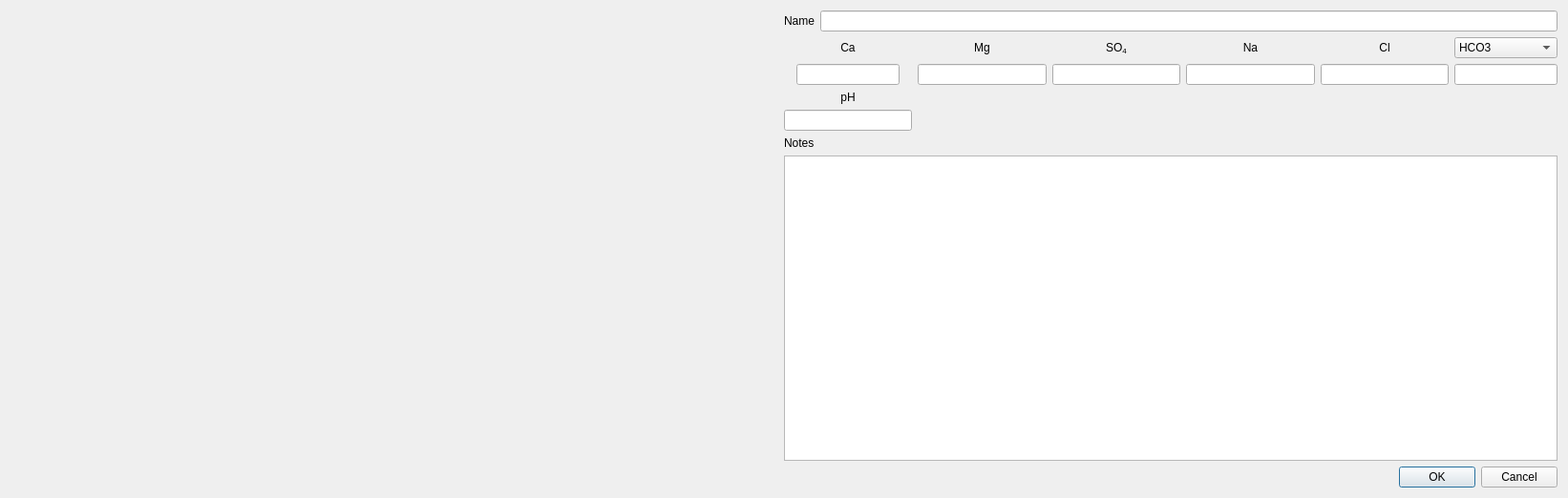
<?xml version="1.0" encoding="UTF-8"?>
<ui version="4.0">
 <class>waterEditor</class>
 <widget class="QDialog" name="waterEditor">
  <property name="geometry">
   <rect>
    <x>0</x>
    <y>0</y>
    <width>1642</width>
    <height>512</height>
   </rect>
  </property>
  <property name="mouseTracking">
   <bool>false</bool>
  </property>
  <property name="windowTitle">
   <string>Edit Water</string>
  </property>
  <layout class="QGridLayout" name="gridLayout_2">
   <item row="0" column="0" rowspan="4">
    <widget class="RadarChart" name="waterEditRadarChart" native="true">
     <property name="sizePolicy">
      <sizepolicy hsizetype="Expanding" vsizetype="Expanding">
       <horstretch>0</horstretch>
       <verstretch>0</verstretch>
      </sizepolicy>
     </property>
     <property name="minimumSize">
      <size>
       <width>500</width>
       <height>500</height>
      </size>
     </property>
    </widget>
   </item>
   <item row="0" column="1" colspan="2">
    <layout class="QFormLayout" name="formLayout">
     <item row="0" column="0">
      <widget class="QLabel" name="label_name">
       <property name="text">
        <string>Name</string>
       </property>
      </widget>
     </item>
     <item row="0" column="1">
      <widget class="QLineEdit" name="lineEdit_name">
       <property name="sizePolicy">
        <sizepolicy hsizetype="MinimumExpanding" vsizetype="Fixed">
         <horstretch>0</horstretch>
         <verstretch>0</verstretch>
        </sizepolicy>
       </property>
       <property name="minimumSize">
        <size>
         <width>500</width>
         <height>0</height>
        </size>
       </property>
      </widget>
     </item>
    </layout>
   </item>
   <item row="1" column="1" colspan="2">
    <layout class="QGridLayout" name="gridLayout">
     <item row="0" column="0">
      <widget class="QLabel" name="label_ca">
       <property name="sizePolicy">
        <sizepolicy hsizetype="Expanding" vsizetype="Preferred">
         <horstretch>0</horstretch>
         <verstretch>0</verstretch>
        </sizepolicy>
       </property>
       <property name="text">
        <string notr="true">Ca</string>
       </property>
       <property name="alignment">
        <set>Qt::AlignCenter</set>
       </property>
      </widget>
     </item>
     <item row="0" column="1">
      <widget class="QLabel" name="label_mg">
       <property name="sizePolicy">
        <sizepolicy hsizetype="Expanding" vsizetype="Preferred">
         <horstretch>0</horstretch>
         <verstretch>0</verstretch>
        </sizepolicy>
       </property>
       <property name="text">
        <string notr="true">Mg</string>
       </property>
       <property name="alignment">
        <set>Qt::AlignCenter</set>
       </property>
      </widget>
     </item>
     <item row="0" column="2">
      <widget class="QLabel" name="label_so4">
       <property name="sizePolicy">
        <sizepolicy hsizetype="Expanding" vsizetype="Preferred">
         <horstretch>0</horstretch>
         <verstretch>0</verstretch>
        </sizepolicy>
       </property>
       <property name="text">
        <string notr="true">SO&lt;sub&gt;4&lt;/sub&gt;</string>
       </property>
       <property name="textFormat">
        <enum>Qt::RichText</enum>
       </property>
       <property name="alignment">
        <set>Qt::AlignCenter</set>
       </property>
      </widget>
     </item>
     <item row="0" column="3">
      <widget class="QLabel" name="label_na">
       <property name="sizePolicy">
        <sizepolicy hsizetype="Expanding" vsizetype="Preferred">
         <horstretch>0</horstretch>
         <verstretch>0</verstretch>
        </sizepolicy>
       </property>
       <property name="text">
        <string notr="true">Na</string>
       </property>
       <property name="alignment">
        <set>Qt::AlignCenter</set>
       </property>
      </widget>
     </item>
     <item row="0" column="4">
      <widget class="QLabel" name="label_cl">
       <property name="sizePolicy">
        <sizepolicy hsizetype="Expanding" vsizetype="Preferred">
         <horstretch>0</horstretch>
         <verstretch>0</verstretch>
        </sizepolicy>
       </property>
       <property name="text">
        <string notr="true">Cl</string>
       </property>
       <property name="alignment">
        <set>Qt::AlignCenter</set>
       </property>
      </widget>
     </item>
     <item row="0" column="5">
      <widget class="QComboBox" name="comboBox_alk">
       <item>
        <property name="text">
         <string notr="true">HCO3</string>
        </property>
       </item>
       <item>
        <property name="text">
         <string notr="true">CaCO3</string>
        </property>
       </item>
      </widget>
     </item>
     <item row="1" column="0">
      <layout class="QHBoxLayout" name="horizontalLayout">
       <item>
        <widget class="BtGenericEdit" name="lineEdit_ca">
         <property name="sizePolicy">
          <sizepolicy hsizetype="Maximum" vsizetype="Fixed">
           <horstretch>0</horstretch>
           <verstretch>0</verstretch>
          </sizepolicy>
         </property>
         <property name="minimumSize">
          <size>
           <width>50</width>
           <height>0</height>
          </size>
         </property>
         <property name="maximumSize">
          <size>
           <width>16777215</width>
           <height>16777215</height>
          </size>
         </property>
        </widget>
       </item>
      </layout>
     </item>
     <item row="1" column="1">
      <layout class="QHBoxLayout" name="horizontalLayout_2">
       <item>
        <widget class="BtGenericEdit" name="lineEdit_mg">
         <property name="sizePolicy">
          <sizepolicy hsizetype="Preferred" vsizetype="Fixed">
           <horstretch>0</horstretch>
           <verstretch>0</verstretch>
          </sizepolicy>
         </property>
         <property name="minimumSize">
          <size>
           <width>50</width>
           <height>0</height>
          </size>
         </property>
         <property name="maximumSize">
          <size>
           <width>16777215</width>
           <height>16777215</height>
          </size>
         </property>
        </widget>
       </item>
      </layout>
     </item>
     <item row="1" column="2">
      <layout class="QHBoxLayout" name="horizontalLayout_3">
       <item>
        <widget class="BtGenericEdit" name="lineEdit_so4">
         <property name="sizePolicy">
          <sizepolicy hsizetype="Preferred" vsizetype="Fixed">
           <horstretch>0</horstretch>
           <verstretch>0</verstretch>
          </sizepolicy>
         </property>
         <property name="minimumSize">
          <size>
           <width>50</width>
           <height>0</height>
          </size>
         </property>
         <property name="maximumSize">
          <size>
           <width>16777215</width>
           <height>16777215</height>
          </size>
         </property>
        </widget>
       </item>
      </layout>
     </item>
     <item row="1" column="3">
      <layout class="QHBoxLayout" name="horizontalLayout_4">
       <item>
        <widget class="BtGenericEdit" name="lineEdit_na">
         <property name="sizePolicy">
          <sizepolicy hsizetype="Preferred" vsizetype="Fixed">
           <horstretch>0</horstretch>
           <verstretch>0</verstretch>
          </sizepolicy>
         </property>
         <property name="minimumSize">
          <size>
           <width>50</width>
           <height>0</height>
          </size>
         </property>
         <property name="maximumSize">
          <size>
           <width>16777215</width>
           <height>16777215</height>
          </size>
         </property>
        </widget>
       </item>
      </layout>
     </item>
     <item row="1" column="4">
      <layout class="QHBoxLayout" name="horizontalLayout_5">
       <item>
        <widget class="BtGenericEdit" name="lineEdit_cl">
         <property name="sizePolicy">
          <sizepolicy hsizetype="Preferred" vsizetype="Fixed">
           <horstretch>0</horstretch>
           <verstretch>0</verstretch>
          </sizepolicy>
         </property>
         <property name="minimumSize">
          <size>
           <width>50</width>
           <height>0</height>
          </size>
         </property>
         <property name="maximumSize">
          <size>
           <width>16777215</width>
           <height>16777215</height>
          </size>
         </property>
        </widget>
       </item>
      </layout>
     </item>
     <item row="1" column="5">
      <layout class="QHBoxLayout" name="horizontalLayout_6">
       <item>
        <widget class="BtGenericEdit" name="lineEdit_alk">
         <property name="sizePolicy">
          <sizepolicy hsizetype="Preferred" vsizetype="Fixed">
           <horstretch>0</horstretch>
           <verstretch>0</verstretch>
          </sizepolicy>
         </property>
         <property name="minimumSize">
          <size>
           <width>50</width>
           <height>0</height>
          </size>
         </property>
         <property name="maximumSize">
          <size>
           <width>16777215</width>
           <height>16777215</height>
          </size>
         </property>
        </widget>
       </item>
      </layout>
     </item>
     <item row="2" column="0">
      <widget class="QLabel" name="label_pH">
       <property name="text">
        <string notr="true">pH</string>
       </property>
       <property name="alignment">
        <set>Qt::AlignCenter</set>
       </property>
      </widget>
     </item>
     <item row="3" column="0">
      <layout class="QHBoxLayout" name="horizontalLayout_7">
       <item>
        <widget class="BtGenericEdit" name="lineEdit_ph">
         <property name="minimumSize">
          <size>
           <width>50</width>
           <height>0</height>
          </size>
         </property>
         <property name="maximumSize">
          <size>
           <width>16777215</width>
           <height>16777215</height>
          </size>
         </property>
        </widget>
       </item>
      </layout>
     </item>
    </layout>
   </item>
   <item row="2" column="1" colspan="2">
    <layout class="QVBoxLayout" name="verticalLayout_7">
     <item>
      <widget class="QLabel" name="label_notes">
       <property name="text">
        <string>Notes</string>
       </property>
      </widget>
     </item>
     <item>
      <widget class="QPlainTextEdit" name="plainTextEdit_notes"/>
     </item>
    </layout>
   </item>
   <item row="3" column="2">
    <widget class="QDialogButtonBox" name="buttonBox">
     <property name="orientation">
      <enum>Qt::Horizontal</enum>
     </property>
     <property name="standardButtons">
      <set>QDialogButtonBox::Cancel|QDialogButtonBox::Ok</set>
     </property>
    </widget>
   </item>
  </layout>
 </widget>
 <customwidgets>
  <customwidget>
   <class>BtGenericEdit</class>
   <extends>QLineEdit</extends>
   <header>BtLineEdit.h</header>
  </customwidget>
  <customwidget>
   <class>BtStringEdit</class>
   <extends>QLineEdit</extends>
   <header>BtLineEdit.h</header>
  </customwidget>
  <customwidget>
   <class>RadarChart</class>
   <extends>QWidget</extends>
   <header>RadarChart.h</header>
  </customwidget>
 </customwidgets>
 <tabstops>
  <tabstop>lineEdit_name</tabstop>
  <tabstop>lineEdit_ca</tabstop>
  <tabstop>lineEdit_mg</tabstop>
  <tabstop>lineEdit_so4</tabstop>
  <tabstop>lineEdit_na</tabstop>
  <tabstop>lineEdit_cl</tabstop>
  <tabstop>lineEdit_alk</tabstop>
  <tabstop>comboBox_alk</tabstop>
  <tabstop>lineEdit_ph</tabstop>
  <tabstop>plainTextEdit_notes</tabstop>
  <tabstop>buttonBox</tabstop>
 </tabstops>
 <resources/>
 <connections>
  <connection>
   <sender>buttonBox</sender>
   <signal>accepted()</signal>
   <receiver>waterEditor</receiver>
   <slot>accept()</slot>
   <hints>
    <hint type="sourcelabel">
     <x>248</x>
     <y>254</y>
    </hint>
    <hint type="destinationlabel">
     <x>157</x>
     <y>274</y>
    </hint>
   </hints>
  </connection>
  <connection>
   <sender>buttonBox</sender>
   <signal>rejected()</signal>
   <receiver>waterEditor</receiver>
   <slot>reject()</slot>
   <hints>
    <hint type="sourcelabel">
     <x>316</x>
     <y>260</y>
    </hint>
    <hint type="destinationlabel">
     <x>286</x>
     <y>274</y>
    </hint>
   </hints>
  </connection>
 </connections>
</ui>
